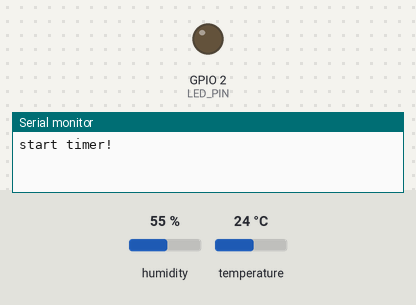
The sketch below on a simulated ESP32. Shown: output pins drawn as LEDs (lit = HIGH), the last lines printed to the serial monitor. The inputs (shaded band) are chosen by the test bench; at power-on: humidity 55 %, temperature 24 °C.

Above: at 1.0 s.
At 3.0 s:
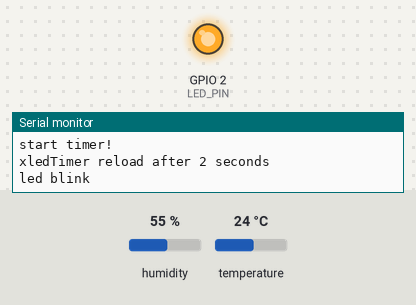
Timing chart, 0 to 5.2 s (numbered marks = the images above):
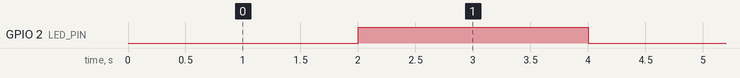

The sketch:

Timer_software_basicRtos.ino
```cpp
/*******************************************************************************
* Include
*******************************************************************************/
#include <DHT.h>
/*******************************************************************************
* Define
*******************************************************************************/
#define LED_PIN  2
#define DHTPIN  15
#define DHTTYPE DHT11
typedef struct {
  float temp;
  float hum;
} SensorData_t;
/*******************************************************************************
* Global variable
*******************************************************************************/
TimerHandle_t xOneShotTimer;
TimerHandle_t xledTimer;
TimerHandle_t xsensorTimer;
int ledState = LOW;
DHT dht(DHTPIN, DHTTYPE);
/*******************************************************************************
* Code
*******************************************************************************/
void onShotTimerCallback(TimerHandle_t xTimer) {
  uint32_t id = (uint32_t)pvTimerGetTimerID(xTimer);
  Serial.printf("OneShotTimer expire after %u seconds\n", id);
}

void ledblinkTimerCallback(TimerHandle_t xTimer) {
  uint32_t id = (uint32_t)pvTimerGetTimerID(xTimer);
  Serial.printf("xledTimer reload after %u seconds\n", id);
  Serial.println("led blink");
  if (ledState == LOW) {
    ledState = HIGH;
  } else {
    ledState = LOW;
  }
  digitalWrite(LED_PIN, ledState);
}

void readsensorTimerCallback(TimerHandle_t xTimer) {
  uint32_t id = (uint32_t)pvTimerGetTimerID(xTimer);
  Serial.printf("sensorTimer reload after %u seconds\n", id);
  SensorData_t sensorData;
  sensorData.temp = dht.readTemperature();
  sensorData.hum  = dht.readHumidity();
  Serial.printf("Read sensor: temp: %.1f, hum: %.1f\n",
                    sensorData.temp, sensorData.hum);
}

void setup() {
  Serial.begin(115200);
  pinMode(LED_PIN, OUTPUT);
  dht.begin();

  xOneShotTimer = xTimerCreate("OneShotTimer", pdMS_TO_TICKS(10000), pdFALSE, (void*)10, onShotTimerCallback);
  xledTimer     = xTimerCreate("ledTimer", pdMS_TO_TICKS(2000), pdTRUE, (void*)2, ledblinkTimerCallback);
  xsensorTimer  = xTimerCreate("sensorTimer", pdMS_TO_TICKS(4000), pdTRUE, (void*)4, readsensorTimerCallback);

  if (xOneShotTimer == NULL) {
    Serial.println("Can't create xOneShotTimer!");
  }
  if (xledTimer == NULL) {
    Serial.println("Can't create xledTimer!");
  }
  if (xsensorTimer == NULL) {
    Serial.println("Can't create xsensorTimer!");
  }

  if (xTimerStart(xOneShotTimer, 0) == pdFAIL) {
    Serial.println("Can't start xOneShotTimer!");
  }
  if (xTimerStart(xledTimer, 0) == pdFAIL) {
  Serial.println("Can't start xledTimer!");
  }
  if (xTimerStart(xsensorTimer, 0) == pdFAIL) {
  Serial.println("Can't start xsensorTimer!");
  }

  Serial.println("start timer!");
}

void loop() {

}
/*******************************************************************************
* Eof
*******************************************************************************/
```

Measured:
- by itself, GPIO 2 (LED_PIN): alternates HIGH for 2.0 s and LOW for 2.0 s
